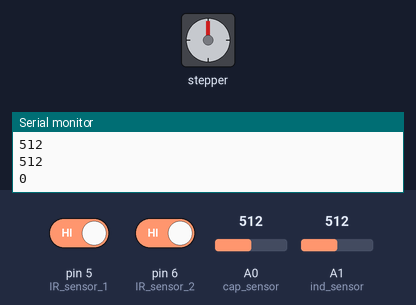
The sketch below on a simulated Arduino Uno, built with avr-gcc and run on an emulated ATmega328P. Shown: stepper motor, the last lines printed to the serial monitor. The inputs (shaded band) are chosen by the test bench; at power-on: A0 (cap_sensor) = 512, A1 (ind_sensor) = 512, pin 6 (IR_sensor_2) HIGH, pin 5 (IR_sensor_1) HIGH. Stepper angles assume 6500 steps per turn.

Above: at 1.2 s.
1.3 s: A0 (cap_sensor) set to 610
2.8 s: A1 (ind_sensor) set to 610
4.3 s: A0 (cap_sensor) set to 590
5.8 s: A1 (ind_sensor) set to 511
7.3 s: pin 6 (IR_sensor_2) driven LOW
At 8.02 s:
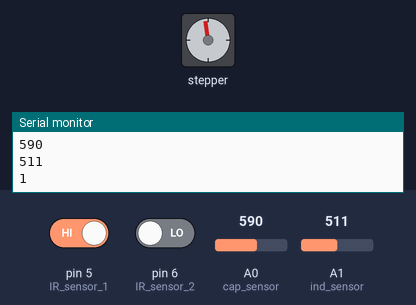
At 8.9 s:
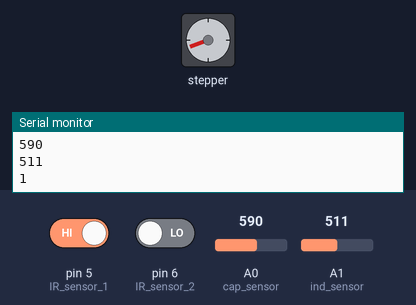
Timing chart, 0 to 15.0 s (numbered marks = the images above; inputs shaded):
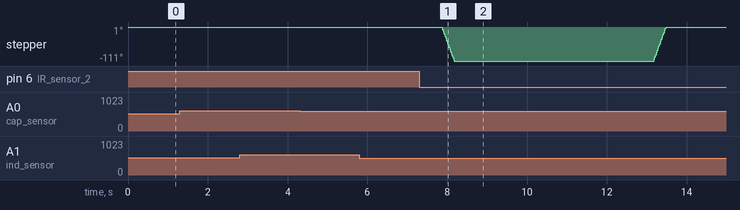

The sketch:

Steper_motor_with_sensor_12.06.2022.ino
```cpp
#include <Stepper.h>
const int power_pin = 2;       //Power pin control for turn on and turn off conveyur power;
const int power_pin_2 = 3;       //Power pin control for turn on and turn off conveyur power;
const int cap_sensor = A0;      //Capasitive sensor for glass
const int ind_sensor = A1;      //Inductive sensor for metal
const int IR_sensor_1 = 5;     //IR sensor for conveyor
const int IR_sensor_2 = 6;     //IR sensor for garbage

// Stepper motor angle control
const int stepsPerRevolution = 6500;
const int first_state = 2000;
const int second_state = 3000;

// Stepper motor pins
Stepper myStepper(stepsPerRevolution, 8, 9, 10, 11);

int IR_sensor_1_val;
int IR_sensor_2_val;
int cap_sensor_val;
int ind_sensor_val;

// State keeper of thing existence
int object_detected = 0;

long working_time = 120000;
unsigned long stop_time;

void setup() {
  Serial.begin(9600);
  myStepper.setSpeed(60);
  pinMode(power_pin, OUTPUT);
  pinMode(power_pin_2, OUTPUT);
  pinMode(cap_sensor, INPUT);
  pinMode(ind_sensor, INPUT);
  pinMode(IR_sensor_1, INPUT);
  pinMode(IR_sensor_2, INPUT);
}

void loop() {
  // konveyer ochuryar
  IR_sensor_1_val = digitalRead(IR_sensor_1);

  // chykandygyny barlayar
  IR_sensor_2_val = digitalRead(IR_sensor_2);

  if (IR_sensor_1_val == 0) {
    stop_time = millis();
    digitalWrite(power_pin, HIGH);
    digitalWrite(power_pin_2, LOW);
    delay(25);
    digitalWrite(power_pin, LOW);
    digitalWrite(power_pin_2, LOW);
    // Serial.println("Conveyor is working");
  }

  if ( millis() - working_time >= stop_time) {
    digitalWrite(power_pin, LOW);
    digitalWrite(power_pin_2, HIGH);
    delay(25);
    digitalWrite(power_pin, LOW);
    digitalWrite(power_pin_2, LOW);
    //    /Serial.println("Conveyor does not working");
  }

  // plastic duyyar
  cap_sensor_val = analogRead(cap_sensor);
  Serial.println(cap_sensor_val);
  // metal duyyar
  ind_sensor_val = analogRead(ind_sensor);
  Serial.println(ind_sensor_val);

  if (cap_sensor_val >= 800) {
    object_detected = 2;
  } else if (ind_sensor_val >= 600) {
    object_detected = 1;
    delay(2500);
  }
  Serial.println(object_detected);

  if (object_detected > 0 && IR_sensor_2_val == 0) {
    //Serial.println(object_detected);
    switch (object_detected) {
      case 1:
        angle_1();
        break;
      case 2:
        angle_2();
        break;
      default:
        //Serial.println("No action needed or go to main state");
        break;
    }
  }
}

//This function for second garbage
void angle_1() {
  // Serial.println("Second garbage");
  myStepper.step(-first_state);
  delay(5000);

  //  /Serial.println("First garbage");
  myStepper.step(first_state);
  delay(5000);
  object_detected = 0;
}

//This function for third garbage
void angle_2() {
  //  /Serial.println("Third garbage");
  myStepper.step(-second_state);
  delay(5000);

  //  /Serial.println("First garbage");
  myStepper.step(second_state);
  delay(5000);
  object_detected = 0;
}


//  if (cap_sensor_val == 0 && ind_sensor_val == 1) {
//    ind_state = ind_sensor_val;
//    IR_sensor_2_val = digitalRead(IR_sensor_2);
//    if (ind_state == 1 && IR_sensor_2_val == 0) {
//      Serial.println(ind_state);
//      angle_1();
//      Serial.println("UCUNJI GUTA OWRULDI");
//    }
//    ind_state = 0;
//    Serial.println(ind_state);
//  }

//  if (cap_sensor_val == 0 || cap_sensor_val == 1  && ind_sensor_val == 0) {
//    IR_sensor_2_val = digitalRead(IR_sensor_2);
//    if (IR_sensor_2_val == 0) {
//      angle_2();
//      Serial.println("UCUNJI GUTA OWRULDI");
//    }
//  }
//
//  if (cap_sensor_val == 1 && ind_sensor_val == 1) {
//    IR_sensor_2_val = digitalRead(IR_sensor_2);
//    if (IR_sensor_2_val == 0) {
//      Serial.println("BRINJI GUTA OWRULDI");
//      angle_2();
//    }
//  }
//  if ( millis() - working_time >= stop_time) {
//      digitalWrite(power_pin, LOW);
//      Serial.println("Conveyor does not working");
//    }
//}
```

Measured:
- after the input at 5.8 s, every drawn part: stays the same
- after the input at 7.3 s, stepper: turns 111° counter-clockwise in 0.30 s, then 111° clockwise in 0.30 s
